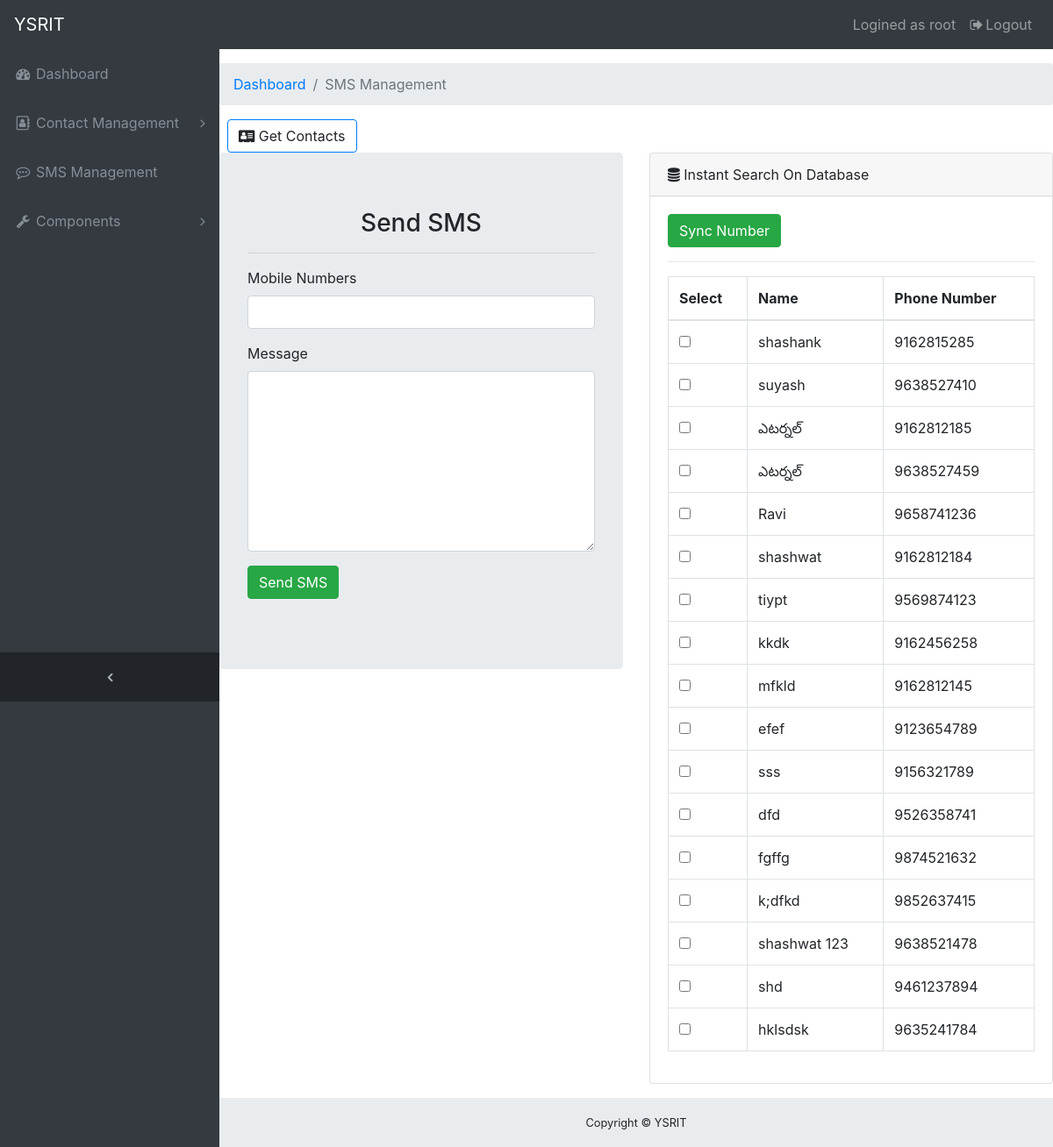
The page /cm/sms (signed in) on the database as committed earlier.
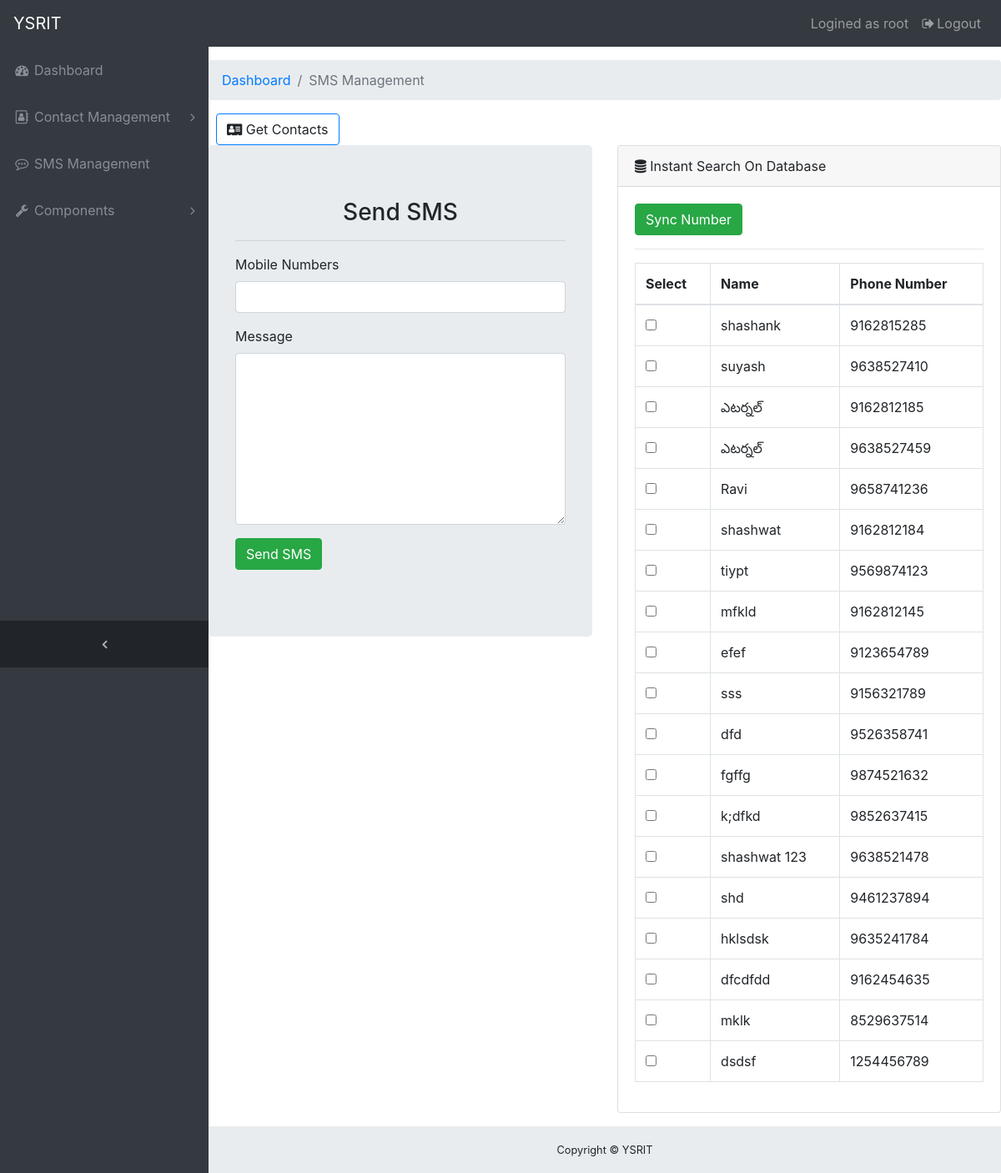
The same page on the database as committed later.
### cm/models.py (models this page shows, shortened)
class Party(models.Model):
    user=models.ForeignKey(User, default=1,on_delete=models.CASCADE)
    phone_regex = RegexValidator(regex=r'^\d{10}$', message="Phone number should be up to 10 digits only")
    name=models.CharField(max_length=500)
    father_name=models.CharField(max_length=500,null=True,blank=True)
    gender=models.CharField(max_length=6,choices=GENDER_CHOICES,null=True,blank=True)
    dob=models.DateField(null=True,blank=True)
    caste=models.CharField(max_length=100,null=True,blank=True)
    phone_number=models.CharField(validators=[phone_regex],max_length=13,default='')
    voter_id=models.CharField(max_length=13,null=True,blank=True)
    booth_number=models.CharField(max_length=10,null=True,blank=True)
    mandal=models.ForeignKey(Mandal,on_delete=models.SET_NULL,null=True)
    gram_panchayat=models.ForeignKey(GramPanchayat,on_delete=models.SET_NULL,null=True)
    village=models.ForeignKey(Village,on_delete=models.SET_NULL,null=True)
    party_position=models.ForeignKey(PartyPosition,on_delete=models.SET_NULL,null=True)
    profile=models.ImageField(upload_to='partydata/',null=True,blank=True)

### cm/views.py (the view, shortened to what this page needs)
# urls.py: path('sms',views.sms,name="smsmgt"),
@login_required
def sms(request):
    form = FilterForm(request.user,request.POST or None)
    if("filter" in request.POST):
        form = FilterForm(request.user,request.POST or None)
        if form.is_valid():
            m1=request.POST.get('mandal')
            m2=request.POST.get('gram_panchayat')
            m3=request.POST.get('village')
            m4=request.POST.get('party_position')
            if(m1=='' and m2=='' and m3=='' and m4==''):
                if(not request.user.is_superuser):
                    context={
                    "error_message":"Please choose some option",
                    "form":form,
                    "object_list":Party.objects.filter(user=request.user),
                    }
                else:
                    context={
                    "error_message":"Please choose some option",
                    "form":form,
                    "object_list":Party.objects.all(),
                    }
                return render(request, 'cm/smsmgt.html', context)
            elif(m1=='' and m2=='' and m3=='' and m4!=''):
                object_list=Party.objects.filter(party_position_id=m4)
            elif(m1=='' and m2=='' and m3!='' and m4==''):
                object_list=Party.objects.filter(village_id=m3)
            elif(m1=='' and m2=='' and m3!='' and m4!=''):
                object_list=Party.objects.filter(village_id=m3,party_position_id=m4)
            elif(m1=='' and m2!='' and m3=='' and m4==''):
                object_list=Party.objects.filter(gram_panchayat_id=m2)
            elif(m1=='' and m2!='' and m3=='' and m4!=''):
                object_list=Party.objects.filter(gram_panchayat_id=m2,party_position_id=m4)
            elif(m1=='' and m2!='' and m3!='' and m4==''):
                object_list=Party.objects.filter(gram_panchayat_id=m2,village_id=m3)
            elif(m1=='' and m2!='' and m3!='' and m4!=''):
                object_list=Party.objects.filter(gram_panchayat_id=m2,village_id=m3,party_position_id=m4)
            elif(m1!='' and m2=='' and m3=='' and m4==''):
                object_list=Party.objects.filter(mandal_id=m1)
            elif(m1!='' and m2=='' and m3=='' and m4!=''):
                object_list=Party.objects.filter(mandal_id=m1,party_position_id=m4)
            elif(m1!='' and m2=='' and m3!='' and m4==''):
                object_list=Party.objects.filter(mandal_id=m1,village_id=m3)
            elif(m1!='' and m2=='' and m3!='' and m4!=''):
                object_list=Party.objects.filter(mandal_id=m1,village_id=m3,party_position_id=m4)
            elif(m1!='' and m2!='' and m3=='' and m4==''):
                object_list=Party.objects.filter(mandal_id=m1,gram_panchayat_id=m2)
            elif(m1!='' and m2!='' and m3=='' and m4!=''):
                object_list=Party.objects.filter(mandal_id=m1,gram_panchayat_id=m2,party_position_id=m4)
            elif(m1!='' and m2!='' and m3!='' and m4==''):
                object_list=Party.objects.filter(mandal_id=m1,gram_panchayat_id=m2,village_id=m3)
            else:
                object_list=Party.objects.filter(mandal_id=m1,gram_panchayat_id=m2,village_id=m3,party_position_id=m4)
            num=get_num(object_list)
            if(not request.user.is_superuser):
                context={
                    "object_list":Party.objects.filter(user=request.user),
                    "error_message":"You Activated the filter",
                    "form":form,
                    "num":num
                }
            else:
                context={
                    "object_list":Party.objects.all(),
                    "error_message":"You Activated the filter",
                    "form":form,
                    "num":num
                }
            return render(request, 'cm/smsmgt.html', context)
        else:
            if(not request.user.is_superuser):
                context={
                    "object_list":Party.objects.filter(user=request.user),
                    "form":form ,
                }
            else:
                context={
                    "object_list":Party.objects.all(),
                    "form":form ,
                }
            return render(request, 'cm/smsmgt.html', context)
    else:
        if(not request.user.is_superuser):
            context={
                    'object_list':Party.objects.filter(user=request.user),
                    "form":form ,
            }
        else:
            context={
                    "object_list":Party.objects.all(),
                    "form":form ,
            }
        return render(request, 'cm/smsmgt.html', context)

### cm/forms.py
class FilterForm(forms.ModelForm):
    class Meta:
        model=PartyFilter
        fields=['mandal', 'gram_panchayat', 'village','party_position']
    def __init__(self, user, *args, **kwargs):
        super(FilterForm, self).__init__(*args, **kwargs)
        if(not user.is_superuser):
            self.fields['mandal'].queryset = Mandal.objects.filter(user=user)
            self.fields['gram_panchayat'].queryset = GramPanchayat.objects.filter(user=user)
            self.fields['village'].queryset = Village.objects.filter(user=user)
            self.fields['party_position'].queryset = PartyPosition.objects.filter(user=user)

### cm/models.py (called while the page is built)
    def __str__(self):
        return self.mandal

    def __str__(self):
        return self.gp

    def __str__(self):
        return self.village

    def __str__(self):
        return self.party_position

### cm/templates/cm/smsmgt.html (shortened to what this page needs)
{% extends 'cm/base_header.html' %}
{% block body %}
<div class="content-wrapper">
    <ol class="breadcrumb">
        <li class="breadcrumb-item">
            <a href="{% url 'cm:index' %}">Dashboard</a>
        </li>
        <li class="breadcrumb-item active">SMS Management</li>
    </ol>
    &nbsp;&nbsp;<a class="btn btn-outline-primary" onclick="myFunction()"   ><span class="fa fa-address-card"></span>  Get Contacts</a>
<div class="row">
<div class="col-sm-6">
<div class="jumbotron">
<center><h3>Send SMS</h3></center>
<hr>
<form method="POST" >
        <div class="form-group">
            <label for="mobnos">Mobile Numbers</label>
                <input type="text" class="form-control" id="mobnos" name="mobnos" required>
              </div>
              <div class="form-group">
                <label for="msg">Message</label>
                <textarea class="form-control" rows="8" id="msg" name="msg" required></textarea>
        </div>
        <div class="form-group">
            <button class="btn btn-success" onclick="encode_utf8()" name="sms">Send SMS</button>
        </div>
</form>
</div>
</div>
<div class="col-sm-6">
 <div class="card mb-3">
        <div class="card-header">
          <i class="fa fa-database"></i> Instant Search On Database
        </div>
          <div class="card-body">
          <div class="table-responsive">
            <button type="button"  onclick="myfunction()" id="sync_num" class="btn btn-success">Sync Number</button>
            <hr>
            <table class="table table-bordered" id="dataTable" width="100%" cellspacing="0">
              <thead>
                <tr>
                  <th>Select</th>
                  <th>Name</th>
                  <th>Phone Number</th>
                </tr>
              </thead>
              <tbody>
                {% for data in object_list %}
                <tr>
                  <td><input type="checkbox" name="slct" id="slct" value="{{data.pk}}"</td>
                  <td>{{data.name}}</td>
                  <td>{{data.phone_number}}</td>
                  </tr>
                {%endfor%}
              </tbody>
            </table>
          </div>
</div>
</div>
</div>
</div>
{% endblock %}

Rows that differ between the two databases and show on the page:
removed Party: name "kkdk", phone_number "9162456258"
added Party: name "dfcdfdd", phone_number "9162454635"
added Party: name "mklk", phone_number "8529637514"
added Party: name "dsdsf", phone_number "1254456789"
